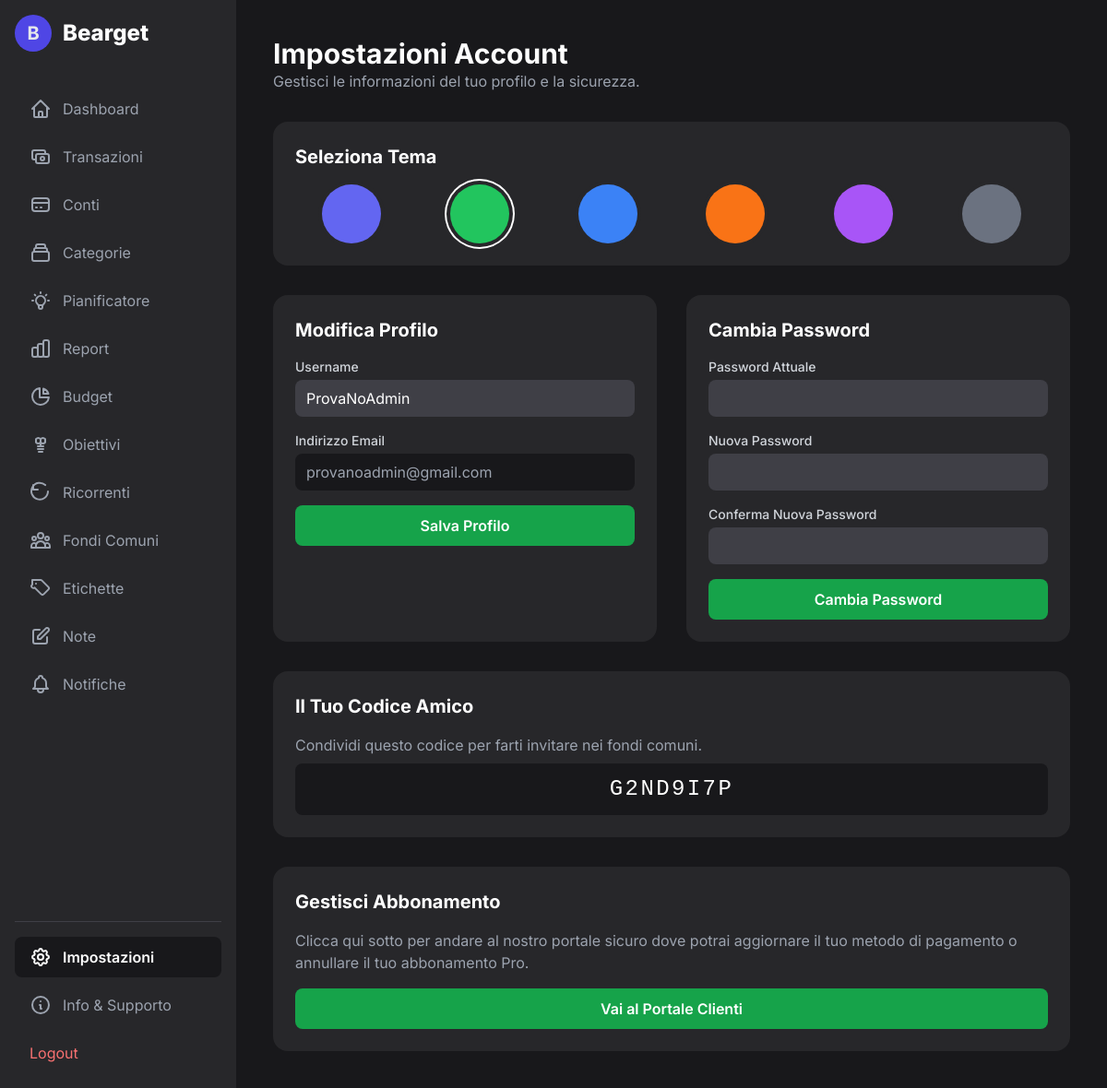
Screenshot of /settings.php (signed in) with the database file from the repository.
### tables this page shows
CREATE TABLE `users` (
  `id` int(11) NOT NULL,
  `username` varchar(50) NOT NULL,
  `email` varchar(100) NOT NULL,
  `password` varchar(255) NOT NULL,
  `verification_token` varchar(255) DEFAULT NULL,
  `is_verified` tinyint(1) NOT NULL DEFAULT 0,
  `created_at` timestamp NOT NULL DEFAULT current_timestamp(),
  `theme` varchar(25) NOT NULL DEFAULT 'dark-indigo',
  `subscription_status` varchar(20) NOT NULL DEFAULT 'free',
  `stripe_customer_id` varchar(255) DEFAULT NULL,
  `stripe_subscription_id` varchar(255) DEFAULT NULL,
  `subscription_end_date` timestamp NULL DEFAULT NULL,
  `subscription_start_date` timestamp NULL DEFAULT NULL,
  `friend_code` varchar(8) DEFAULT NULL
);

### functions.php (called while the page is built, shortened)
<?php
function get_user_by_id($conn, $user_id) {
    $sql = "SELECT * FROM users WHERE id = ?";
    $stmt = $conn->prepare($sql);
    $stmt->bind_param("i", $user_id);
    $stmt->execute();
    $result = $stmt->get_result();
    $user = $result->fetch_assoc();
    return $user;
}
?>

### settings.php (the view, shortened to what this page needs)
<?php
require_once 'db_connect.php';
require_once 'functions.php';
$user_id = $_SESSION["id"];
$user = get_user_by_id($conn, $user_id);
?>
<!DOCTYPE html>
<html lang="it">
<head>
    <script src="https://cdn.tailwindcss.com"></script>
    <link rel="stylesheet" href="theme.php">
</head>
<body class="text-gray-200">
    <div class="flex h-screen">
        <?php
        include 'sidebar.php';
        ?>
        <main class="flex-1 p-6 lg:p-10 overflow-y-auto">
            <header class="mb-8">
                <h1 class="text-3xl font-bold text-white">Impostazioni Account</h1>
                <p class="text-gray-400">Gestisci le informazioni del tuo profilo e la sicurezza.</p>
            </header>
            <div class="space-y-8">
                <div class="bg-gray-800 rounded-2xl p-6">
                    <h2 class="text-xl font-bold text-white mb-4">Seleziona Tema</h2>
                    <form action="update_theme.php" method="POST">
                        <div class="grid grid-cols-3 sm:grid-cols-6 gap-4">
                            <?php
                            $themes = [
                                'dark-indigo' => 'bg-indigo-500', 'forest-green' => 'bg-green-500', 'ocean-blue' => 'bg-blue-500',
                                'sunset-orange' => 'bg-orange-500', 'royal-purple' => 'bg-purple-500', 'graphite-gray' => 'bg-gray-500',
                            ];
                            foreach($themes as $theme_key => $color_class):
                            ?>
                            <label class="cursor-pointer">
                                <div class="w-16 h-16 <?php echo $color_class; ?> rounded-full mx-auto ring-2 ring-offset-4 ring-offset-gray-800 <?php echo ($_SESSION['theme'] == $theme_key) ? 'ring-white' : 'ring-transparent'; ?>"></div>
                            </label>
                            <?php endforeach; ?>
                        </div>
                    </form>
                </div>
                <div class="grid grid-cols-1 lg:grid-cols-2 gap-8">
                    <div class="bg-gray-800 rounded-2xl p-6">
                        <h2 class="text-xl font-bold text-white mb-4">Modifica Profilo</h2>
                        <form action="update_profile.php" method="POST" class="space-y-4">
                            <div>
                                <label for="username" class="block text-sm font-medium text-gray-300 mb-1">Username</label>
                                <input type="text" name="username" id="username" value="<?php echo htmlspecialchars($user['username']); ?>" required class="w-full bg-gray-700 text-white rounded-lg px-3 py-2">
                            </div>
                            <div>
                                <label for="email" class="block text-sm font-medium text-gray-300 mb-1">Indirizzo Email</label>
                                <input type="email" id="email" value="<?php echo htmlspecialchars($user['email']); ?>" disabled class="w-full bg-gray-900 text-gray-400 rounded-lg px-3 py-2 cursor-not-allowed">
                            </div>
                            <button type="submit" class="w-full bg-primary-600 hover:bg-primary-700 text-white font-semibold py-2.5 rounded-lg">Salva Profilo</button>
                        </form>
                    </div>
                    <div class="bg-gray-800 rounded-2xl p-6">
                        <h2 class="text-xl font-bold text-white mb-4">Cambia Password</h2>
                        <form action="update_password.php" method="POST" class="space-y-4" id="password-form">
                            <div>
                                <label for="current_password" class="block text-sm font-medium text-gray-300 mb-1">Password Attuale</label>
                                <input type="password" name="current_password" id="current_password" required class="w-full bg-gray-700 text-white rounded-lg px-3 py-2">
                            </div>
                            <div>
                                <label for="new_password" class="block text-sm font-medium text-gray-300 mb-1">Nuova Password</label>
                                <input type="password" name="new_password" id="new_password" required class="w-full bg-gray-700 text-white rounded-lg px-3 py-2">
                            </div>
                            <div>
                                <label for="confirm_password" class="block text-sm font-medium text-gray-300 mb-1">Conferma Nuova Password</label>
                                <input type="password" name="confirm_password" id="confirm_password" required class="w-full bg-gray-700 text-white rounded-lg px-3 py-2">
                            </div>
                            <button type="submit" class="w-full bg-primary-600 hover:bg-primary-700 text-white font-semibold py-2.5 rounded-lg">Cambia Password</button>
                        </form>
                    </div>
                </div>
                <div class="bg-gray-800 rounded-2xl p-6">
                    <h2 class="text-xl font-bold text-white mb-4">Il Tuo Codice Amico</h2>
                    <p class="text-gray-400 mb-2">Condividi questo codice per farti invitare nei fondi comuni.</p>
                    <div class="bg-gray-900 text-white text-center font-mono text-2xl tracking-widest py-3 rounded-lg">
                        <?php echo htmlspecialchars($user['friend_code']); ?>
                    </div>
                </div>
                <div class="bg-gray-800 rounded-2xl p-6 lg:col-span-2">
                    <h2 class="text-xl font-bold text-white mb-4">Gestisci Abbonamento</h2>
                    <?php if (!empty($user['stripe_customer_id']) && $user['subscription_status'] == 'active'): ?>
                        <p class="text-gray-400 mb-4">
                            Clicca qui sotto per andare al nostro portale sicuro dove potrai aggiornare il tuo metodo di pagamento o annullare il tuo abbonamento Pro.
                        </p>
                        <a href="create-portal-session.php" class="block w-full text-center bg-primary-600 hover:bg-primary-700 text-white font-semibold py-2.5 rounded-lg">
                            Vai al Portale Clienti
                        </a>
                    <?php endif; ?>
                </div>
            </div>
        </main>
    </div>
</body>
</html>

### settings.php (style rules this page uses)
body { font-family: 'Inter', sans-serif; background-color: var(--color-gray-900); }

### rows the page displays
users: username "ProvaNoAdmin", email "provanoadmin@gmail.com", friend_code "G2ND9I7P"
